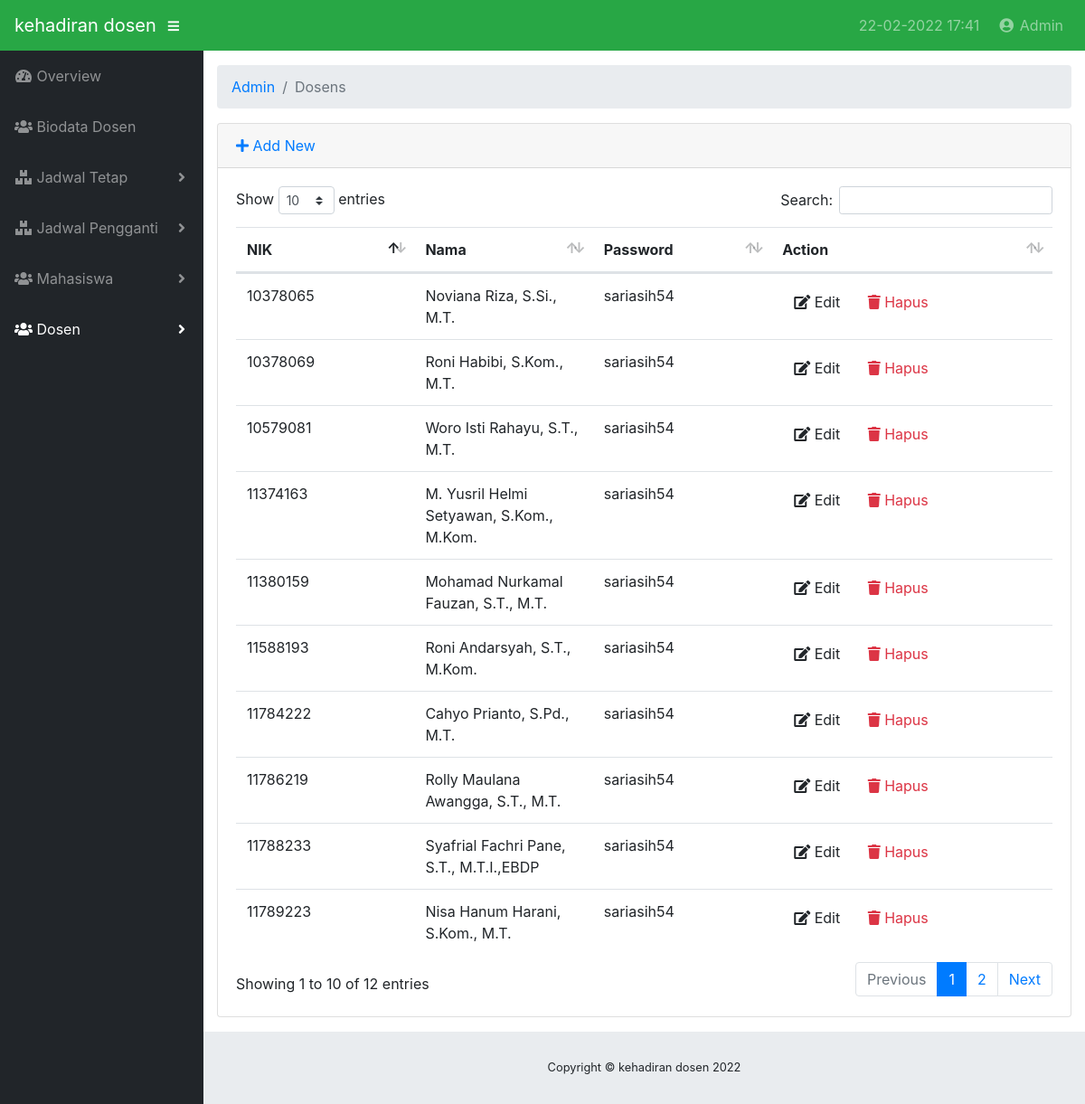
Screenshot of /index.php/admin/dosens with the database file from the repository.
### tables this page shows
CREATE TABLE IF NOT EXISTS `dosens` (
  `nik` int(11) NOT NULL,
  `nama` varchar(255) NOT NULL,
  `password` varchar(50) NOT NULL
);

### application/controllers/admin/Dosens.php (called while the page is built, shortened)
<?php
class Dosens extends CI_Controller
{
    public function __construct()
    {
        $this->load->model("Dosen_model");
        $this->load->library('form_validation');
    }
    public function index()
    {
        $data["dosens"] = $this->Dosen_model->getAll();
        $this->load->view("admin/dosen/list", $data);
    }
}

### index.php (called while the page is built, shortened)
<?php
require_once BASEPATH.'core/CodeIgniter.php';

### application/models/Dosen_model.php (called while the page is built, shortened)
<?php defined('BASEPATH') OR exit('No direct script access allowed');
class Dosen_model extends CI_Model
{
    private $_table = "dosens";
    public function getAll()
    {
        return $this->db->get($this->_table)->result();
    }
}

### application/views/admin/dosen/list.php (the view, shortened to what this page needs)
<!DOCTYPE html>
<html lang="en">
<head>
	<?php $this->load->view("admin/_partials/head.php") ?>
</head>
<body id="page-top">
	<?php $this->load->view("admin/_partials/navbar.php") ?>
	<div id="wrapper">
		<?php $this->load->view("admin/_partials/sidebar.php") ?>
		<div id="content-wrapper">
			<div class="container-fluid">
				<?php $this->load->view("admin/_partials/breadcrumb.php") ?>
				<div class="card mb-3">
					<div class="card-header">
						<a href="<?php echo site_url('admin/dosens/add') ?>"><i class="fas fa-plus"></i> Add New</a>
					</div>
					<div class="card-body">
						<div class="table-responsive">
							<table class="table table-hover" id="dataTable" width="100%" cellspacing="0">
								<thead>
									<tr>
										<th>NIK</th>
										<th>Nama</th>
										<th>Password</th>
										<th>Action</th>
									</tr>
								</thead>
								<tbody>
									<?php foreach ($dosens as $dosen): ?>
									<tr>
										<td width="150">
											<?php echo $dosen->nik ?>
										</td>
										<td width="150">
											<?php echo $dosen->nama ?>
										</td>
										<td width="150">
											<?php echo $dosen->password ?>
										</td>
										<td width="250">
											<a href="<?php echo site_url('admin/dosens/edit/'.$dosen->nik) ?>"
											 class="btn btn-small"><i class="fas fa-edit"></i> Edit</a>
											<a onclick="deleteConfirm('<?php echo site_url('admin/dosens/delete/'.$dosen->nik) ?>')"
											 href="#!" class="btn btn-small text-danger"><i class="fas fa-trash"></i> Hapus</a>
										</td>
									</tr>
									<?php endforeach; ?>
								</tbody>
							</table>
						</div>
					</div>
				</div>
			</div>
			<?php $this->load->view("admin/_partials/footer.php") ?>
		</div>
	</div>
</body>
</html>

### application/views/admin/_partials/head.php (shortened to what this page needs)
<link href="<?php echo base_url('assets/bootstrap/css/bootstrap.min.css') ?>" rel="stylesheet">
<link href="<?php echo base_url('assets/fontawesome-free/css/all.min.css') ?>" rel="stylesheet" type="text/css">
<link href="<?php echo base_url('assets/datatables/dataTables.bootstrap4.css') ?>" rel="stylesheet">
<link href="<?php echo base_url('css/sb-admin.css') ?>" rel="stylesheet">

### application/views/admin/_partials/navbar.php (shortened to what this page needs)
<nav class="navbar navbar-expand navbar-dark bg-success static-top">
    <a class="navbar-brand mr-1" href="<?php echo site_url('admin') ?>"><?php echo SITE_NAME ?></a>
    <button class="btn btn-link btn-sm text-white order-1 order-sm-0" id="sidebarToggle" href="#">
        <i class="fas fa-bars"></i>
    </button>
    <ul class="navbar-nav ml-auto ml-md-0">
        <li class="nav-item dropdown no-arrow mx-1">
            <a class="nav-link">
                <?php
                $date = Date("d-m-Y H:i");
                Echo " $date <br>";
                ?>
            </a>
        </li>
        <li class="nav-item dropdown no-arrow">
            <a class="nav-link dropdown-toggle" href="#" id="userDropdown" role="button" data-toggle="dropdown" aria-haspopup="true"
                aria-expanded="false">
                <i class="fas fa-user-circle fa-fw"></i> Admin
            </a>
        </li>
    </ul>
</nav>

### application/views/admin/_partials/sidebar.php (shortened to what this page needs)
<ul class="sidebar navbar-nav">
    <li class="nav-item <?php echo $this->uri->segment(2) == '' ? 'active': '' ?>">
        <a class="nav-link" href="<?php echo site_url('admin') ?>">
            <i class="fas fa-fw fa-tachometer-alt"></i>
            <span>Overview</span>
        </a>
    </li>
    <li class="nav-item <?php echo $this->uri->segment(2) == 'biodata' ? 'active': '' ?>">
        <a class="nav-link" href="<?php echo site_url('admin/biodata') ?>">
            <i class="fas fa-fw fa-users"></i>
            <span>Biodata Dosen</span>
        </a>
    </li>
    <li class="nav-item dropdown <?php echo $this->uri->segment(2) == 'jadwalajas' ? 'active': '' ?>">
        <a class="nav-link dropdown-toggle" href="#" id="pagesDropdown" role="button" data-toggle="dropdown" aria-haspopup="true"
            aria-expanded="false">
            <i class="fas fa-fw fa-boxes"></i>
            <span>Jadwal Tetap</span>
        </a>
    </li>
    <li class="nav-item dropdown <?php echo $this->uri->segment(2) == 'jadwalajas2' ? 'active': '' ?>">
        <a class="nav-link dropdown-toggle" href="#" id="pagesDropdown" role="button" data-toggle="dropdown" aria-haspopup="true"
            aria-expanded="false">
            <i class="fas fa-fw fa-boxes"></i>
            <span>Jadwal Pengganti</span>
        </a>
    </li>
    <li class="nav-item dropdown <?php echo $this->uri->segment(2) == 'mahasiswas' ? 'active': '' ?>">
        <a class="nav-link dropdown-toggle" href="#" id="pagesDropdown" role="button" data-toggle="dropdown" aria-haspopup="true"
            aria-expanded="false">
            <i class="fas fa-fw fa-users"></i>
            <span>Mahasiswa</span></a>
    </li>
    <li class="nav-item dropdown <?php echo $this->uri->segment(2) == 'dosens' ? 'active': '' ?>">
        <a class="nav-link dropdown-toggle" href="#" id="pagesDropdown" role="button" data-toggle="dropdown" aria-haspopup="true"
            aria-expanded="false">
            <i class="fas fa-fw fa-users"></i>
            <span>Dosen</span></a>
    </li>
</ul>

### application/views/admin/_partials/breadcrumb.php
<ol class="breadcrumb">
<?php foreach ($this->uri->segments as $segment): ?>
	<?php
		$url = substr($this->uri->uri_string, 0, strpos($this->uri->uri_string, $segment)) . $segment;
		$is_active =  $url == $this->uri->uri_string;
	?>
	<li class="breadcrumb-item <?php echo $is_active ? 'active': '' ?>">
		<?php if($is_active): ?>
			<?php echo ucfirst($segment) ?>
		<?php else: ?>
			<a href="<?php echo site_url($url) ?>"><?php echo ucfirst($segment) ?></a>
		<?php endif; ?>
	</li>
<?php endforeach; ?>
</ol>

### application/views/admin/_partials/footer.php
<footer class="sticky-footer">
  <div class="container my-auto">
    <div class="copyright text-center my-auto">
      <span>Copyright © <?php echo SITE_NAME ." ". Date('Y') ?></span>
    </div>
  </div>
</footer>

### rows the page displays
dosens: nik "10378065", nama "Noviana Riza, S.Si., M.T.", password "sariasih54"
dosens: nik "10378069", nama "Roni Habibi, S.Kom., M.T.", password "sariasih54"
dosens: nik "10579081", nama "Woro Isti Rahayu, S.T., M.T.", password "sariasih54"
dosens: nik "11374163", nama "M. Yusril Helmi Setyawan, S.Kom., M.Kom.", password "sariasih54"
dosens: nik "11380159", nama "Mohamad Nurkamal Fauzan, S.T., M.T.", password "sariasih54"
dosens: nik "11588193", nama "Roni Andarsyah, S.T., M.Kom.", password "sariasih54"
dosens: nik "11784222", nama "Cahyo Prianto, S.Pd., M.T.", password "sariasih54"
dosens: nik "11786219", nama "Rolly Maulana Awangga, S.T., M.T.", password "sariasih54"
dosens: nik "11788233", nama "Syafrial Fachri Pane, S.T., M.T.I.,EBDP", password "sariasih54"
dosens: nik "11789223", nama "Nisa Hanum Harani, S.Kom., M.T.", password "sariasih54"

### other values shown
SITE_NAME "kehadiran dosen"
$date "22-02-2022 17:41"
$segment "Admin"
$segment "Dosens"
Date('Y') "2022"
